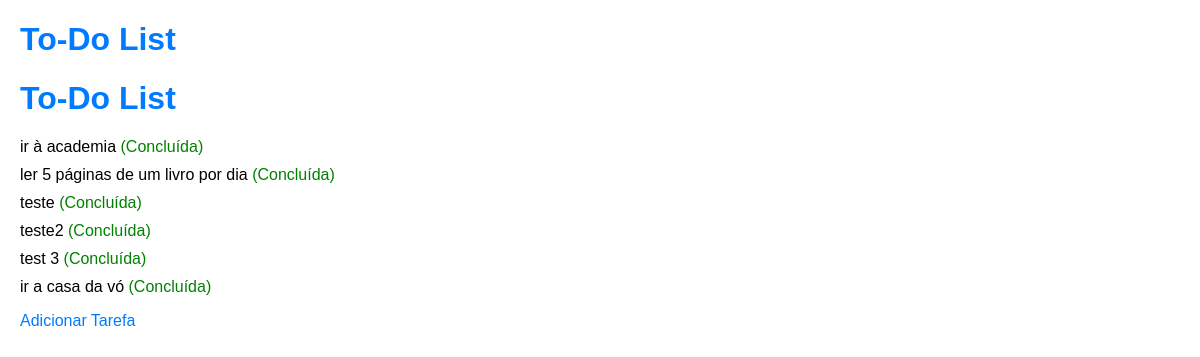
The page / on the database its author committed.
### tasks/models.py (models this page shows)
class Task(models.Model):
    title = models.CharField(max_length=250)
    completed = models.BooleanField(default=False)

### tasks/views.py (the view)
# urls.py: path('', task_list, name='task_list'),
def task_list(request):
    tasks = Task.objects.all()
    return render(request, 'tasks/task_list.html', {'tasks': tasks})

### tasks/templates/tasks/task_list.html (shortened to what this page needs)
{% load static %}
<!DOCTYPE html>
<html lang="pt">
<head>
</head>
<body>
    <h1>To-Do List</h1>
    <h1>To-Do List</h1>
    <ul>
        {% for task in tasks %}
        <li>
            {{ task.title }}
            {% if not task.completed %}
            <form method="post" action="{% url 'complete_task' task.id %}" style="display:inline;">
                {% csrf_token %}
                <button type="submit">Concluir</button>
            </form>
            {% else %}
            <span style="color: green;">(Concluída)</span>
            {% endif %}
        </li>
        {% endfor %}
    </ul>
    <a href="{% url 'add_task' %}">Adicionar Tarefa</a>
</body>
</html>

### tasks/templates/tasks/task_list.html (style rules this page uses)
body { font-family: Arial, sans-serif; margin: 20px; }
h1 { color: #007BFF; }
ul { list-style-type: none; padding: 0; }
li { margin: 10px 0; }
a { text-decoration: none; color: #007BFF; margin-right: 20px; }

### rows shown on the page
Task: title "ir à academia", completed "(Concluída)"
Task: title "ler 5 páginas de um livro por dia", completed "(Concluída)"
Task: title "teste", completed "(Concluída)"
Task: title "teste2", completed "(Concluída)"
Task: title "test 3", completed "(Concluída)"
Task: title "ir a casa da vó", completed "(Concluída)"
